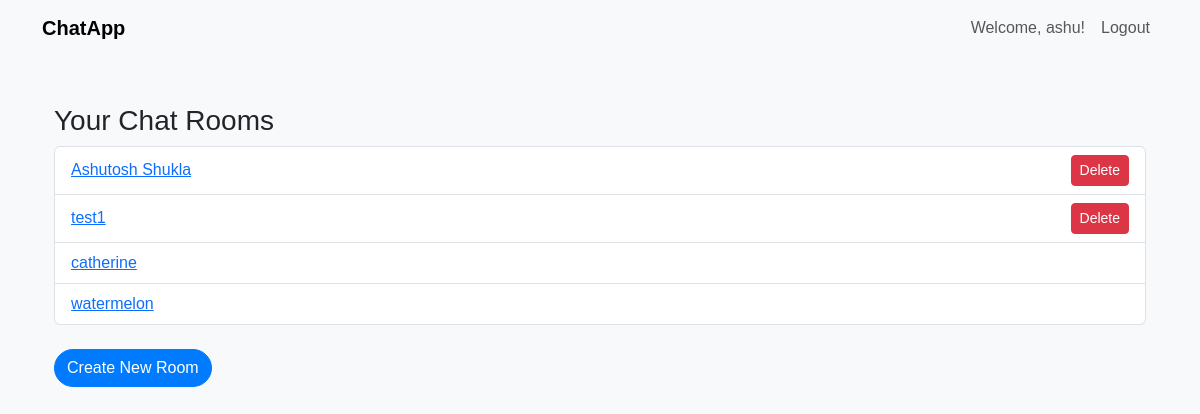
Screenshot of / (signed in) with the database file from the repository.
### chat/models.py (models this page shows, shortened)
class ChatRoom(models.Model):
    name = models.CharField(max_length=255)
    created_by = models.ForeignKey(User, on_delete=models.CASCADE)
    created_at = models.DateTimeField(auto_now_add=True)
    bots = models.ManyToManyField('Bot', blank=True)  # Allow bots in chat rooms

### chat/views.py (the view)
# urls.py: path('', views.chat_rooms, name='chat_rooms'),
@login_required
def chat_rooms(request):
    rooms = ChatRoom.objects.all()
    return render(request, 'chat/chat_rooms.html', {'rooms': rooms})

### chat/templates/chat/chat_rooms.html (shortened to what this page needs)
{% extends "chat/base.html" %}
{% block content %}
<div class="container mt-5">
    <h3>Your Chat Rooms</h3>
    <ul class="list-group">
        {% for room in rooms %}
            <li class="list-group-item d-flex justify-content-between align-items-center">
                <a href="{% url 'chat:chat_room' room.id %}">{{ room.name }}</a>
                {% if room.created_by == user %}
                    <form method="POST" action="{% url 'chat:delete_room' room.id %}" class="d-inline">
                        <button type="submit" class="btn btn-danger btn-sm">Delete</button>
                    </form>
                {% endif %}
            </li>
        {% endfor %}
    </ul>
    <a href="{% url 'chat:create_room' %}" class="btn btn-primary mt-4">Create New Room</a>
</div>
{% endblock %}

### chat/templates/chat/base.html (shortened to what this page needs)
{% load static %}
<!DOCTYPE html>
<html lang="en">
<head>
    <link href="https://cdn.jsdelivr.net/npm/bootstrap@5.3.0-alpha3/dist/css/bootstrap.min.css" rel="stylesheet">
    <link rel="stylesheet" href="{% static 'css/styles.css' %}">
</head>
<body>
    <nav class="navbar navbar-expand-lg navbar-light bg-light">
        <div class="container">
            <a class="navbar-brand" href="{% url 'chat:chat_rooms' %}">ChatApp</a>
            <div class="collapse navbar-collapse justify-content-end">
                <ul class="navbar-nav">
                    {% if user.is_authenticated %}
                        <li class="nav-item">
                            <span class="nav-link">Welcome, {{ user.username }}!</span>
                        </li>
                        <li class="nav-item">
                            <form method="post" action="{% url 'logout' %}" style="display:inline;">
                                <button class="btn btn-link nav-link" type="submit">Logout</button>
                            </form>
                        </li>
                    {% endif %}
                </ul>
            </div>
        </div>
    </nav>
    <div class="container mt-4">
        {% block content %}{% endblock %}
    </div>
</body>
</html>

### chat/static/css/styles.css (style rules this page uses)
body { background-color: #f8f9fa; font-family: Arial, sans-serif; }
.navbar-brand { font-weight: bold; }
.btn-primary { background-color: #007bff; border-color: #007bff; }
.btn-primary { border-radius: 20px; }

### rows the page displays
ChatRoom: name "Ashutosh Shukla", shows "Delete"
ChatRoom: name "test1", shows "Delete"
ChatRoom: name "catherine"
ChatRoom: name "watermelon"

### other values shown
{{ user.username }} "ashu"
